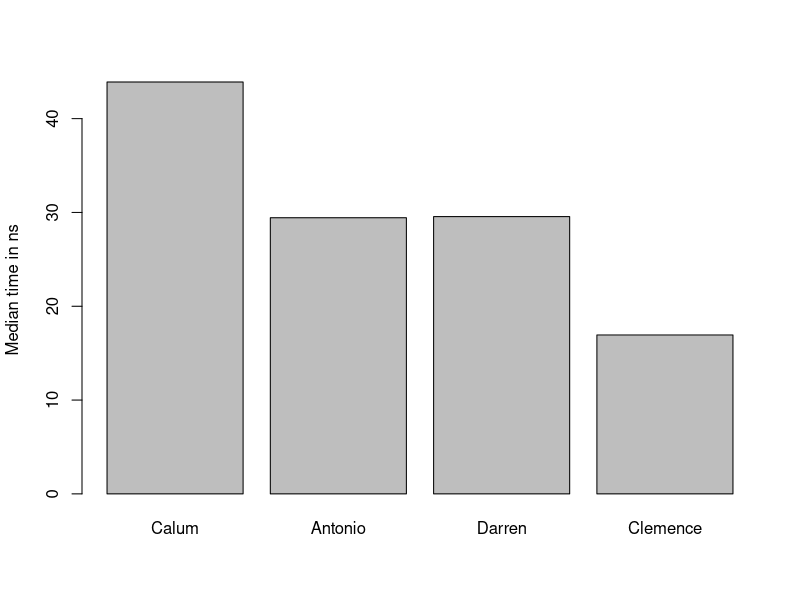

Write R code to recreate this figure.
## ---- chunk 1
knitr::opts_chunk$set(echo = TRUE, warning = FALSE, message = FALSE)
## ---- chunk 2
# f(a) = 4
a <- data.frame(x = c(8, 7, 6, 5, 4), 
                limit = c(0, 0.01, 0.01, 0.01, 0.01))

# f(b) = 6
b <- data.frame(x = c(8, 7, 6, 5, 4), 
      limit = c(0, 0.01, 0.01, 0.06, 0.06))

# f(c) = 7 (as 6 is outside of limit)
c <- data.frame(x = c(8, 7, 6, 5, 4), 
                limit = c(0, 0.01, 0.06, 0.01, 0.06))

# f(d) = 7 (as 6 is outside of limit)
d <- data.frame(x = c(8, 7, 6, 5, 4), 
                limit = c(0, 0.01, 0.06, 0.01, 0.01))
## ---- chunk 3
f <- function(Y, X, threshold, d){
  p <- suppressWarnings(min(which((d[,Y] - threshold) > 0)) - 1)
  if(p == Inf){p <- nrow(d)}
  d[p, X]  
}
## ---- chunk 4
# FUNCTION fweird WITH ARGUMENTS:
# - x: VALUES
# - limit: CORRESPONDING DECIMALS
# - thr: THRESHOLD FOR DECIMAL
# - res: RETURN VALUE OR POSITION
# NB: SET TO NA IF NONE IS ELIGIBLE
fweird <- function(x, limit, thr=0.05, res="val") {
  # CHECK CONSISTENCY OF ARGUMENTS AND THEIR VALUE
  if(length(x)!=length(limit)) 
    error("'x' and 'limit' must have the same length")
  res <- match.arg(res, c("val","ind"))
  
  # IDENTIFY WHICH DECIMALS ARE ABOVE THE THRESHOLD
  not <- which(limit>=0.05)
  
  # IDENTIFY THE INDEX
  ind <- ifelse(length(not), ifelse(not[1]==1, NA, not[1]-1), length(x))
  
  # RETURN NA IF NONE
  if(is.na(ind)) return(NA)
  
  # RETURN EITHER THE VALUE OR THE INDEX
  ifelse(res=="val", x[ind], ind)
}
## ---- chunk 5
#D Scott function

min_fun = function(data, alpha){
  #================================================
  #Purpose#
  #(Find the lowest x where limit < 0.05 and all of 
  # the previous limits in the sequence.)
  #------------------------------------------------
  #Parameters#
  #data = Data set, 2 columns X and limit
  #alpha = Threshold  
  #------------------------------------------------  
  #Output#  
  #Min of x up to limit
  #================================================
  
  indx = seq(1, length(data$x))
  indco = indx[data$limit >= alpha][1]
  
  if(is.na(indco)){
    
    max = length(data$x)
    print("Threshold not in x")
    se = seq(1, max)
    min_x = min(data$x[se])
    
  }else if(indco > 1){
    max = indco
    se = seq(1, max - 1)
    min_x = min(data$x[se])
    
  }else{
    min_x = NA
    print("Threshold is the first value")
  }
  
  return(min_x)
}
## ---- chunk 6
#Function: first check if any limit is larger than the threshold. 
#If not, the result is the last 
#value of the vector x. Otherwise, look at the first time 
#limit>threshold and get the x value from previous row)

puzzle<-function(df){
  result<-ifelse(sum(df$limit>threshold)==0, tail(df$x, n=1),
       df$x[min(which(df$limit>threshold))-1])
  return(result)
}
## ---- chunk 7
data <- b
alpha <- threshold <- 0.05

# Benchmarking the solution 
  # install.packages('microbenchmark')
  library(microbenchmark)
  m <- microbenchmark(
  
  # Calum
    f(Y = 'limit', X = 'x', threshold = 0.05, d = data),
    
  # Antonio 
    fweird(x = data$x, limit = data$limit),
  
  # Darren 
    min_fun(data, alpha),
  
  # Clemence 
    puzzle(data),
  
  times = 1000
) 
  
barplot(summary(m)$median,
        names = c( 'Calum', 'Antonio', 'Darren', 'Clemence'),
        ylab = 'Median time in ns')  

